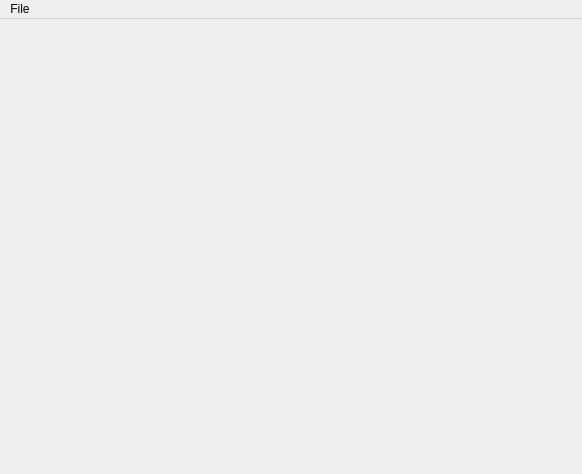
<?xml version="1.0" encoding="UTF-8"?>
<ui version="4.0">
 <class>MainWindow</class>
 <widget class="QMainWindow" name="MainWindow">
  <property name="geometry">
   <rect>
    <x>0</x>
    <y>0</y>
    <width>582</width>
    <height>474</height>
   </rect>
  </property>
  <property name="windowTitle">
   <string>MainWindow</string>
  </property>
  <widget class="QWidget" name="centralWidget">
   <layout class="QVBoxLayout" name="verticalLayout_2">
    <item>
     <layout class="QVBoxLayout" name="verticalLayout">
      <item>
       <widget class="QLabel" name="pictureLabel">
        <property name="text">
         <string/>
        </property>
       </widget>
      </item>
     </layout>
    </item>
    <item>
     <layout class="QHBoxLayout" name="filtersLayout"/>
    </item>
   </layout>
  </widget>
  <widget class="QMenuBar" name="menuBar">
   <property name="geometry">
    <rect>
     <x>0</x>
     <y>0</y>
     <width>582</width>
     <height>22</height>
    </rect>
   </property>
   <widget class="QMenu" name="menuFile">
    <property name="title">
     <string>File</string>
    </property>
    <addaction name="actionOpenPicture"/>
    <addaction name="actionSaveAs"/>
    <addaction name="actionExit"/>
   </widget>
   <addaction name="menuFile"/>
  </widget>
  <action name="actionOpenPicture">
   <property name="text">
    <string>Open Picture</string>
   </property>
  </action>
  <action name="actionSaveAs">
   <property name="text">
    <string>Save As</string>
   </property>
  </action>
  <action name="actionExit">
   <property name="text">
    <string>Exit</string>
   </property>
  </action>
 </widget>
 <layoutdefault spacing="6" margin="11"/>
 <resources/>
 <connections/>
</ui>
